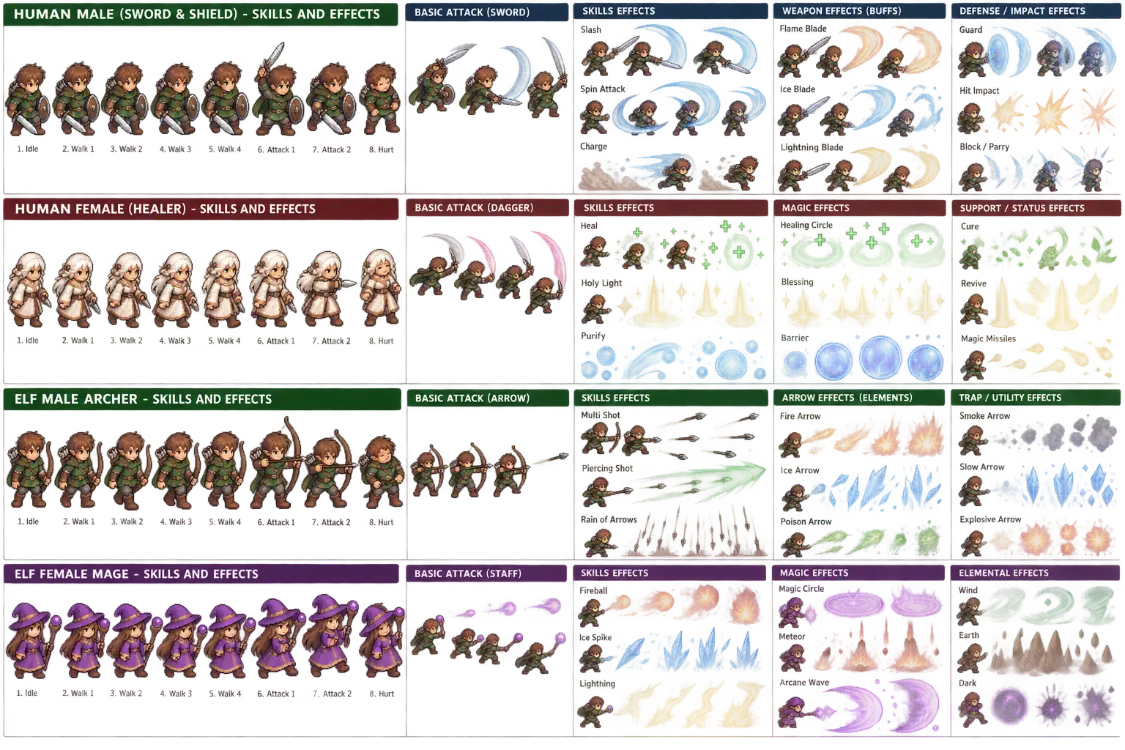
#> input picture art/raw/sheet_effects.webp, 1125 x 750 px
$ python -i import_effects.py   (imports and definitions only)
#> lines starting #> are read from the running program, lines starting #| are printed output that depends on the picture
"""Cuts weapon and skill effects out of the effects board (art/raw/sheet_effects.webp).

The board paints soft glows on white, so each pixel's distance from white becomes its opacity and
the white is taken back out of its colour: glows stay soft instead of getting a white box around them.
"""
from pathlib import Path

import numpy as np
from PIL import Image

RAW = Path(__file__).resolve().parents[2] / 'art' / 'raw'

# Board boxes (x0, y0, x1, y1) of the effects the game uses.
EFFECTS = {
    'fx_slash_fire': (843, 25, 880, 68),   # flame blade arc (heavy hits)
    'fx_hit': (1028, 85, 1078, 137),       # impact star
    'fx_heal': (718, 218, 768, 265),       # green ring with crosses
    'fx_fireball': (686, 583, 725, 617),   # mage firebolt
    'fx_burst': (725, 586, 765, 627),      # fire explosion
    'fx_explode': (1078, 522, 1117, 556),  # explosive burst
}


def effects() -> dict:
    im = Image.open(RAW / 'sheet_effects.webp').convert('RGBA')
#> im is the input picture: PIL image 1125x750 RGBA; mean R, G, B, A 80.7, 70.6, 65.4, 73
    white = Image.new('RGBA', im.size, (255, 255, 255, 255))
#> white: PIL image 1125x750 RGBA; every value is 255
    white.alpha_composite(im)
    a = np.asarray(white.convert('RGB')).astype(np.float32)
    out = {}
    for key, (x0, y0, x1, y1) in EFFECTS.items():
        c = a[y0:y1, x0:x1]
        # Soft glows on the board are faint; lift them so they read over grass.
        alpha = np.clip(((255 - c).max(axis=2) / 255) ** 0.55 * 1.15, 0, 1)
        alpha[alpha < 0.08] = 0
        safe = np.maximum(alpha, 1e-3)[..., None]
        col = np.clip((c - 255 * (1 - safe)) / safe, 0, 255)
        rgba = np.dstack([col, alpha * 255]).astype(np.uint8)
        img = Image.fromarray(rgba, 'RGBA')
        out[key] = img.crop(img.getbbox())
#> this loop made 6 passes
#> pass 1, in effects, `c = a[y0:y1, x0:x1]`:
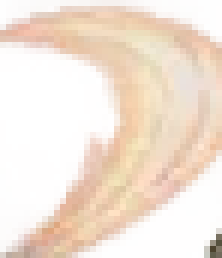
#> c: shape (43, 37, 3) float32 (shown 6 times larger); mean R, G, B 243.3, 228.3, 214.9
#> pass 1, in effects, `alpha = np.clip(((255 - c).max(axis=2) / 255) ** 0.55 * 1.15, 0, 1)`:
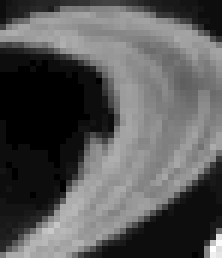
#> alpha: shape (43, 37) float32 (shown 6 times larger); min 0, max 1, mean 0.342
#> pass 1, in effects, `col = np.clip((c - 255 * (1 - safe)) / safe, 0, 255)`:
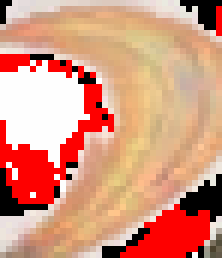
#> col: shape (43, 37, 3) float32 (shown 6 times larger); mean R, G, B 215.2, 150.4, 126.3
#> after the loop:
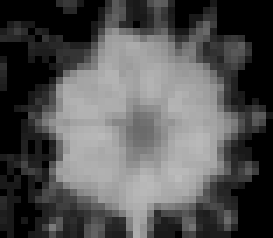
#> alpha: shape (34, 39) float32 (shown 7 times larger); min 0, max 0.739, mean 0.328
#> after the loop:
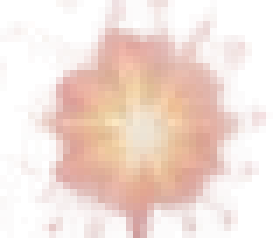
#> rgba: shape (34, 39, 4) (shown 7 times larger); mean R, G, B, A 204.9, 150.3, 137.3, 83.2; transparent parts drawn white
#> after the loop, out = 6 items
    # The board's blue sword arcs overlap the hero drawn with them, so the clean flame arc is
    # recoloured cool white-blue for normal sword swings.
    f = np.asarray(out['fx_slash_fire']).astype(np.float32)
    lum = f[..., :3].mean(axis=2, keepdims=True)
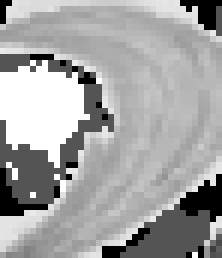
#> lum: shape (43, 37, 1) float32 (shown 6 times larger); min 0, max 254, mean 163.5
    blue = np.clip(lum * np.array([0.75, 0.92, 1.25]) + np.array([10, 25, 45]), 0, 255)
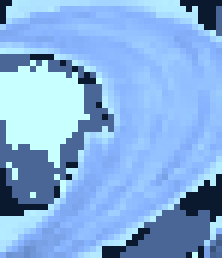
#> blue: shape (43, 37, 3) float64 (shown 6 times larger); mean of channels 0, 1, 2 132.6, 175, 223.2; drawn as R, G, B
    out['fx_slash'] = Image.fromarray(np.dstack([blue, f[..., 3:]]).astype(np.uint8), 'RGBA')
    return out

>>> result = effects()
#> result = 7 items

$ run again, with art/raw/sheet_d.webp copied over art/raw/sheet_effects.webp
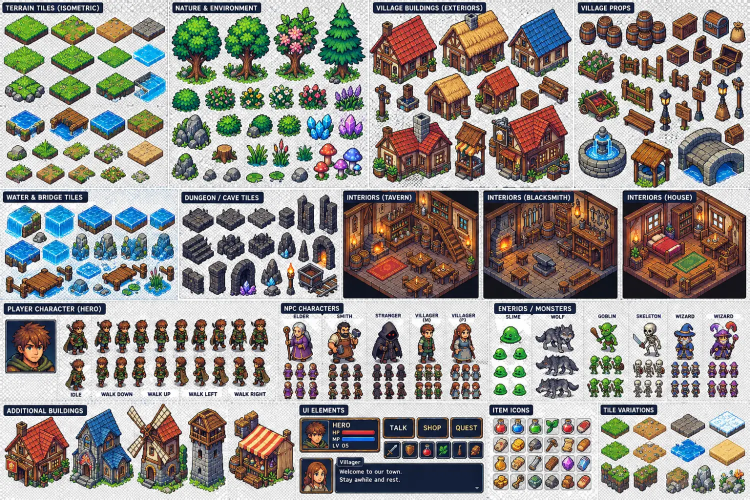
#> input picture art/raw/sheet_d.webp, 1500 x 1000 px (shown at 1/2 size)
#> white: PIL image 1500x1000 RGBA; every value is 255
#> after the loop in effects, `for key, (x0, y0, x1, y1) in EFFECTS.items():`:
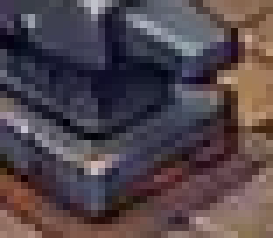
#> rgba: shape (34, 39, 4) (shown 7 times larger); mean R, G, B, A 74.8, 61.4, 67.4, 241.7; transparent parts drawn white
#> after the loop in effects, `for key, (x0, y0, x1, y1) in EFFECTS.items():`: out = 6 items
#> in effects, `blue = np.clip(lum * np.array([0.75, 0.92, 1.25]) + np.array([10, 25, ..`:
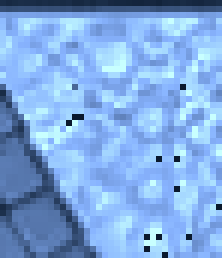
#> blue: shape (43, 37, 3) float64 (shown 6 times larger); mean of channels 0, 1, 2 129.2, 171.2, 225; drawn as R, G, B
#> result = 7 items
